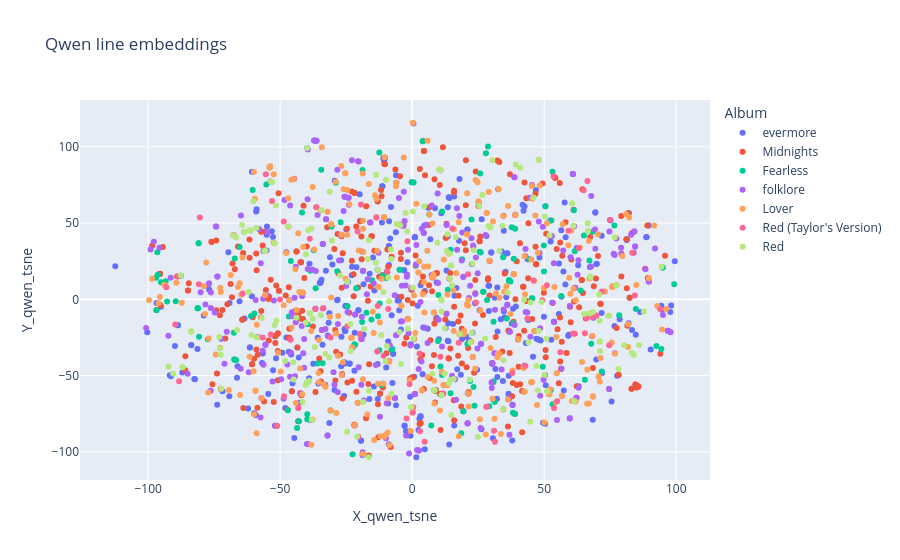

The cell this chart's notebook holds for it:
### Code cell
fig = px.scatter(
    dataset_lines[dataset_lines['Pen Category'].notna()], 
    x="X_qwen_tsne", 
    y="Y_qwen_tsne", 
    color="Album",
    title="Qwen line embeddings",
    hover_name="Line",
    render_mode="svg"
)

fig.show()

### Figure 1 — Plotly figure (JSON) as saved in the notebook; plotly's stock layout.template omitted (floating-point values rounded to 4 significant figures; data arrays with more than 128 entries replaced by an {"elided": "..."} marker saying what was removed)
{"data": [{"hovertemplate": "<b>%{hovertext}</b><br><br>Album=evermore<br>X_qwen_tsne=%{x}<br>Y_qwen_tsne=%{y}<extra></extra>", "hovertext": {"elided": "362 str values"}, "legendgroup": "evermore", "marker": {"color": "#636efa", "symbol": "circle"}, "mode": "markers", "name": "evermore", "orientation": "v", "showlegend": true, "type": "scatter", "x": {"elided": "362 float values"}, "xaxis": "x", "y": {"elided": "362 float values"}, "yaxis": "y"}, {"hovertemplate": "<b>%{hovertext}</b><br><br>Album=Midnights<br>X_qwen_tsne=%{x}<br>Y_qwen_tsne=%{y}<extra></extra>", "hovertext": {"elided": "383 str values"}, "legendgroup": "Midnights", "marker": {"color": "#EF553B", "symbol": "circle"}, "mode": "markers", "name": "Midnights", "orientation": "v", "showlegend": true, "type": "scatter", "x": {"elided": "383 float values"}, "xaxis": "x", "y": {"elided": "383 float values"}, "yaxis": "y"}, {"hovertemplate": "<b>%{hovertext}</b><br><br>Album=Fearless<br>X_qwen_tsne=%{x}<br>Y_qwen_tsne=%{y}<extra></extra>", "hovertext": {"elided": "144 str values"}, "legendgroup": "Fearless", "marker": {"color": "#00cc96", "symbol": "circle"}, "mode": "markers", "name": "Fearless", "orientation": "v", "showlegend": true, "type": "scatter", "x": {"elided": "144 float values"}, "xaxis": "x", "y": {"elided": "144 float values"}, "yaxis": "y"}, {"hovertemplate": "<b>%{hovertext}</b><br><br>Album=folklore<br>X_qwen_tsne=%{x}<br>Y_qwen_tsne=%{y}<extra></extra>", "hovertext": {"elided": "272 str values"}, "legendgroup": "folklore", "marker": {"color": "#ab63fa", "symbol": "circle"}, "mode": "markers", "name": "folklore", "orientation": "v", "showlegend": true, "type": "scatter", "x": {"elided": "272 float values"}, "xaxis": "x", "y": {"elided": "272 float values"}, "yaxis": "y"}, {"hovertemplate": "<b>%{hovertext}</b><br><br>Album=Lover<br>X_qwen_tsne=%{x}<br>Y_qwen_tsne=%{y}<extra></extra>", "hovertext": {"elided": "302 str values"}, "legendgroup": "Lover", "marker": {"color": "#FFA15A", "symbol": "circle"}, "mode": "markers", "name": "Lover", "orientation": "v", "showlegend": true, "type": "scatter", "x": {"elided": "302 float values"}, "xaxis": "x", "y": {"elided": "302 float values"}, "yaxis": "y"}, {"hovertemplate": "<b>%{hovertext}</b><br><br>Album=Red (Taylor's Version)<br>X_qwen_tsne=%{x}<br>Y_qwen_tsne=%{y}<extra></extra>", "hovertext": ["I walked through the door with you, the air was cold", "But something 'bout it felt like home somehow", "And I left my scarf there at your sister's house", "And you've still got it in your drawer, even now", "Oh, your sweet disposition and my wide-eyed gaze", "We're singing in the car, getting lost upstate", "Autumn leaves falling down like pieces into place", "And I can picture it after all these days", "And I know it's long gone and", "That magic's not here no more", "And I might be okay, but I'm not fine at all", "Oh, oh, oh", "'Cause there we are again on that little town street", "You almost ran the red 'cause you were lookin' over at me", "Wind in my hair, I was there", "I remember it all too well", "Photo album on the counter, your cheeks were turning red", "You used to be a little kid with glasses in a twin-sized bed", "And your mother's telling stories 'bout you on the tee-ball team", "You taught me 'bout your past, thinking your future was me", "And you were tossing me the car keys, \"fuck the patriarchy\"", "Key chain on the ground, we were always skipping town", "And I was thinking on the drive down, any time now", "He's gonna say it's love, you never called it what it was", "'Til we were dead and gone and buried", "Check the pulse and come back swearing it's the same", "After three months in the grave", "And then you wondered where it went to as I reached for you", "But all I felt was shame and you held my lifeless frame", "There was nothing else I could do", "And I forget about you long enough", "To forget why I needed to", "'Cause there we are again in the middle of the night", "We're dancing 'round the kitchen in the refrigerator light", "Down the stairs, I was there", "And there we are again when nobody had to know", "You kept me like a secret, but I kept you like an oath", "Sacred prayer and we'd swear", "Well, maybe we got lost in translation", "Maybe I asked for too much", "But maybe this thing was a masterpiece", "'Til you tore it all up", "Running scared, I was there", "And you call me up again just to break me like a promise", "So casually cruel in the name of being honest", "I'm a crumpled up piece of paper lying here", "'Cause I remember it all, all, all", "They say all's well that ends well, but I'm in a new Hell", "Every time you double-cross my mind", "You said if we had been closer in age maybe it would have been fine", "And that made me want to die", "The idea you had of me, who was she?", "A never-needy, ever-lovely jewel whose shine reflects on you", "Not weeping in a party bathroom", "Some actress asking me what happened, you", "That's what happened, you", "You who charmed my dad with self-effacing jokes", "Sipping coffee like you're on a late-night show", "But then he watched me watch the front door all night, willing you to come", "And he said, \"It's supposed to be fun turning twenty-one\"", "Time won't fly, it's like I'm paralyzed by it", "I'd like to be my old self again, but I'm still trying to find it", "After plaid shirt days and nights when you made me your own", "Now you mail back my things and I walk home alone", "But you keep my old scarf from that very first week", "'Cause it reminds you of innocence and it smells like me", "You can't get rid of it", "'Cause there we are again when I loved you so", "Back before you lost the one real thing you've ever known", "It was rare, I was there", "Wind in my hair, you were there", "You remember it all", "Down the stairs, you were there", "And I was never good at telling jokes, but the punch line goes", "\"I'll get older, but your lovers stay my age\"", "From when your Brooklyn broke my skin and bones", "I'm a soldier who's returning half her weight", "And did the twin flame bruise paint you blue?", "Just between us, did the love affair maim you, too?", "'Cause in this city's barren cold", "I still remember the first fall of snow", "And how it glistened as it fell", "Just between us, do you remember it all too well?", "Sacred prayer, I was there, I was there"], "legendgroup": "Red (Taylor's Version)", "marker": {"color": "#FF6692", "symbol": "circle"}, "mode": "markers", "name": "Red (Taylor's Version)", "orientation": "v", "showlegend": true, "type": "scatter", "x": [4.687, 42.87, 0.1971, 10.71, -53.53, 31.01, -20.41, 49.26, 93.85, -24.54, 15.18, -55.44, 11.78, 0.3925, -43.11, 68.04, -89.73, -56.66, -38.79, 60.94, 31.36, -13.06, 53.73, -46.85, -33.84, -80.79, -30.86, 74.6, -1.803, 50.99, 71.81, 63.01, 11.59, -88.27, 28.13, 59.19, -13.52, -36.33, -13.26, 74.86, 21.17, -36.71, 2.786, -50.06, -20.67, -9.063, 66.04, 45.96, -19.8, 83.34, -19.39, 66.37, -46.06, -51.28, 53.55, 64.94, -80.4, -0.9698, 37.93, -93.08, 56.11, 61.6, -9.438, 54.88, 0.1951, 65.42, 24.17, -53.09, -0.3049, 43.64, -43.09, 68.18, 28.15, -88.78, 84.32, -64.22, 17.64, -48.54, -48.63, -2.161, 2.964, -10.83, 69.75, -36.29], "xaxis": "x", "y": [-93.36, -43.69, -74.29, -37.69, -23.05, -86.15, -90.12, -0.577, -6.437, -17.68, 46.39, 82.04, -61.77, -70.78, -71.26, -11.14, -16.49, -24.98, 39.78, -22.48, -93.39, -4.332, -71.2, 47.5, -5.969, 9.853, -25.12, -30.13, 38.08, 9.256, 5.083, 33.4, -62.07, -53.66, -70.44, 44.89, 53.58, 60.29, -34.23, 52.04, 16.37, -6.322, -35.47, -0.08238, 44.54, -6.361, -12.33, 12.27, -22.84, 30.55, 62.19, 77.57, -26.59, -82.84, 80.66, 71.56, 53.7, -55.64, -48.37, 7.934, -34.74, -22.53, 18.13, -66.86, -74.29, -22.34, -2.154, 64.49, 7.348, -12.58, -71.28, -11.62, -70.45, 15.03, 2.525, 3.874, -28.54, -63.64, 51.09, -78.13, -86.58, -37.0, -10.7, 60.31], "yaxis": "y"}, {"hovertemplate": "<b>%{hovertext}</b><br><br>Album=Red<br>X_qwen_tsne=%{x}<br>Y_qwen_tsne=%{y}<extra></extra>", "hovertext": {"elided": "184 str values"}, "legendgroup": "Red", "marker": {"color": "#B6E880", "symbol": "circle"}, "mode": "markers", "name": "Red", "orientation": "v", "showlegend": true, "type": "scatter", "x": {"elided": "184 float values"}, "xaxis": "x", "y": {"elided": "184 float values"}, "yaxis": "y"}], "layout": {"legend": {"title": {"text": "Album"}, "tracegroupgap": 0}, "title": {"text": "Qwen line embeddings"}, "xaxis": {"anchor": "y", "domain": [0, 1], "title": {"text": "X_qwen_tsne"}}, "yaxis": {"anchor": "x", "domain": [0, 1], "title": {"text": "Y_qwen_tsne"}}}}
